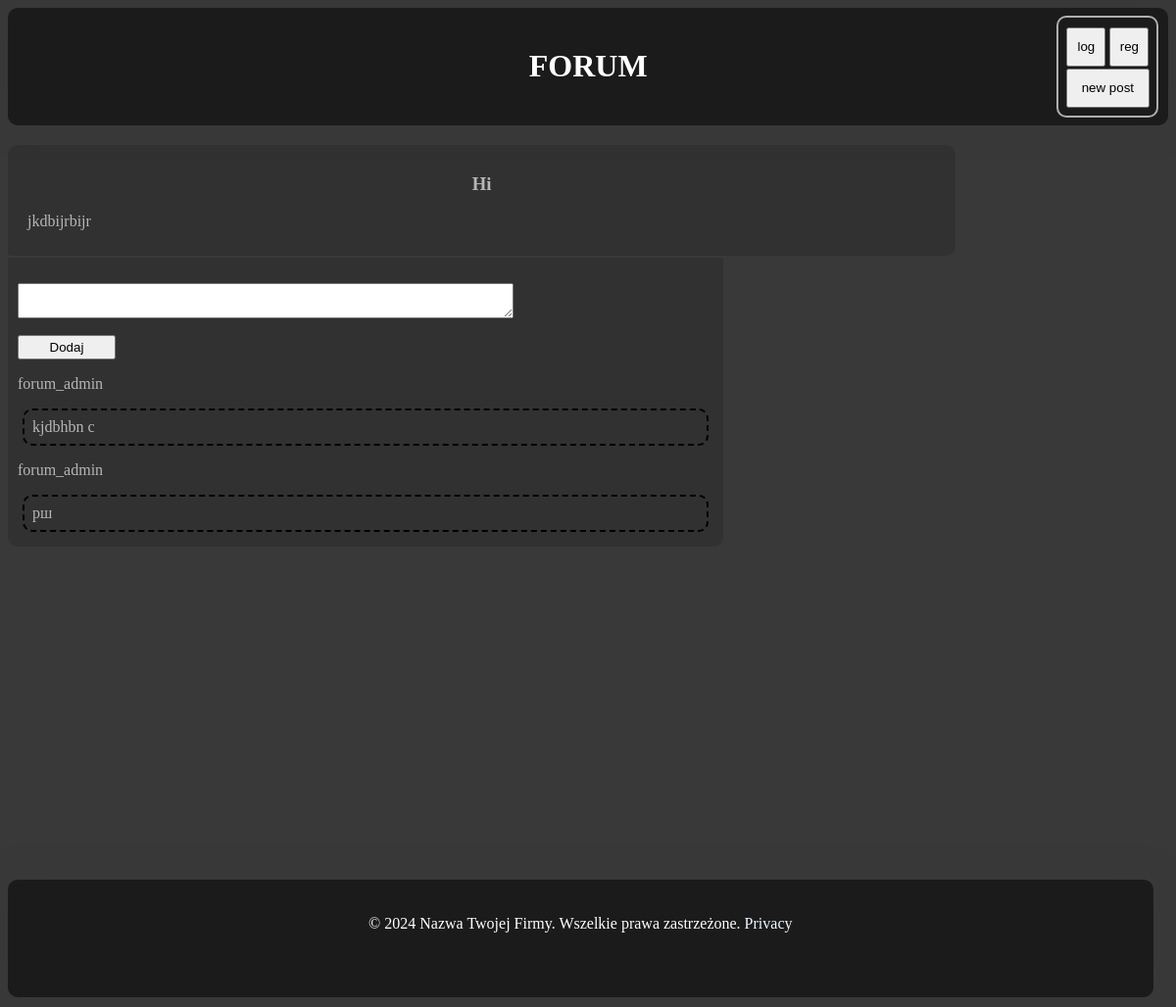
Screenshot of /20/ with the database file from the repository.
### main/models.py (models this page shows, shortened)
class Articles(models.Model):
    title = models.CharField(max_length=250)
    author = models.ForeignKey(CustomUser, on_delete=models.SET_NULL, null=True)
    text = models.TextField()

class Comments(models.Model):
    author = models.ForeignKey(CustomUser, on_delete=models.SET_NULL, null=True)
    article = models.ForeignKey(Articles, on_delete=models.CASCADE, null=True, related_name='comments')
    text = models.TextField()

class CustomUser(AbstractUser):
    age = models.PositiveIntegerField(null=True, blank=True)

### main/views.py (the view)
# urls.py: path('<int:id>/', views.article_details, name='article_details')
def article_details(request, id):
    try:
        post = get_object_or_404(Articles, pk=id)
        if request.method == 'POST':
            form = addComment(request.POST)
            if form.is_valid():
                comment = form.save(commit=False)
                comment.article = post  # Оновлено назву поля
                comment.author = request.user if request.user.is_authenticated else None
                comment.save()
                return redirect('article_details', id=id)
        else:
            form = addComment()
    except Articles.DoesNotExist:
        raise print('No')
    return render(request, 'main/Post_detail.html', {'article': post, 'form': form})

### main/forms.py
class addComment(forms.ModelForm):
    class Meta:
        model = Comments
        fields = ['text']

### main/templates/main/Post_detail.html (shortened to what this page needs)
{% extends "main/main.html" %}
{% block content %}
    <div class="art">
        <h3>{{ article.title }}</h3>
        <p>{{ article.text }}</p>
    </div>
    <div class="comments">
        <form method="POST" id="addcomm_form">
            {{ form.as_p }}
            <button type="submit">Dodaj</button>
        </form>
        {% for el_comm in article.comments.all %}
                <div class="comment">
                    <p class="artpass">{{ el_comm.author }}</p>
                    <p class="comm">{{ el_comm.text }}</p>
                </div>
        {% endfor %}
    </div>
{% endblock %}

### main/static/main/style.css (style rules this page uses)
body { background-color: rgb(57, 57, 57); color: rgba(255, 255, 255, 0.648); height: 100%; }
h3 { text-align: center; }
.art p { margin-left: 10px; }
#addcomm_form button { padding: 3px; width: 100px; margin-top: -15px; }
.comm { border: 2px dashed black; padding: 8px; margin: 5px; border-radius: 10px; }

### rows the page displays
Articles: title "Hi", text "jkdbijrbijr"
Comments: author "forum_admin", text "kjdbhbn c"
Comments: author "forum_admin", text "рш"
